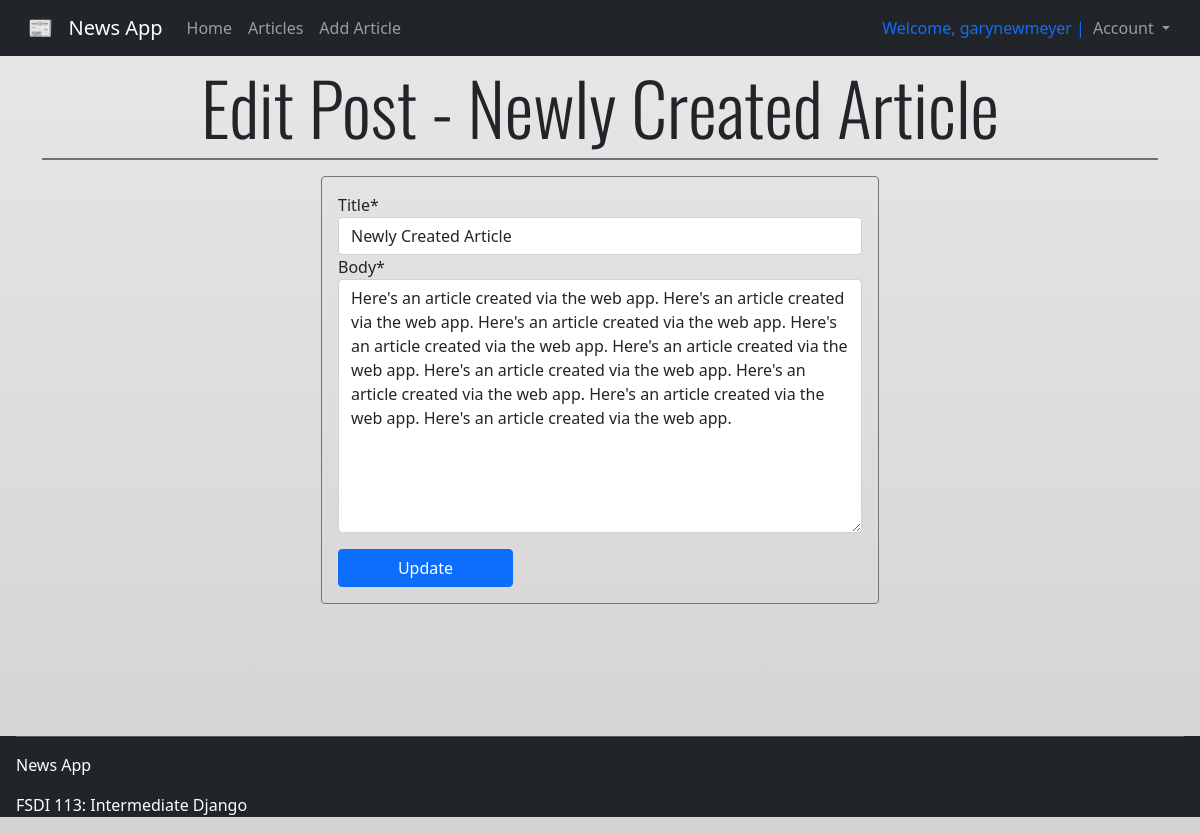
The app's page /articles/5/edit (signed in) with its own data.
### accounts/models.py (models this page shows)
class CustomUser(AbstractUser):
    age = models.PositiveIntegerField(null=True, blank=True)

### articles/models.py (models this page shows, shortened)
class Article(models.Model):
    title = models.CharField(max_length=255)
    body = models.TextField()
    author = models.ForeignKey(get_user_model(), on_delete=models.CASCADE)
    likes = models.IntegerField(default=0)
    dislikes = models.IntegerField(default=0)
    flagged = models.BooleanField(default=False)
    created_at = models.DateTimeField(auto_now_add=True)

### articles/views.py (the view)
# urls.py: path('<int:pk>/edit', ArticleUpdateView.as_view(), name='edit_article'),
class ArticleUpdateView(LoginRequiredMixin, UserPassesTestMixin, UpdateView):
    model = Article
    template_name = 'articles/edit_article.html'
    fields = ('title', 'body')
    def test_func(self):
        obj = self.get_object()
        return obj.author == self.request.user

### templates/articles/edit_article.html (shortened to what this page needs)
{% extends "base.html" %}
{% load crispy_forms_tags %}
{% block content %}
<div class="container pt-3">
    <h1 class="display-2 mt-5 text-center g-font">Edit Post - {{article.title}}</h1>
    <div class="divider bg-secondary border border-secondary"></div>
    <div class="mt-3 p-3 border border-secondary rounded w-50 mx-auto">
        <form action="" method="post">
            {{form|crispy}}
            <input class="btn btn-primary btn-wide mt-3" type="submit" value="Update">
        </form>
    </div>
</div>
{% endblock content %}

### templates/base.html (shortened to what this page needs)
<!DOCTYPE html>
<html lang="en">
<head>
    {% load static %}
    <link rel="stylesheet" href="{% static '/css/styles.css' %}">
    <link href="https://cdn.jsdelivr.net/npm/bootstrap@5.0.0-beta3/dist/css/bootstrap.min.css" rel="stylesheet">
    <link rel="stylesheet" href="https://pro.fontawesome.com/releases/v5.10.0/css/all.css"/>
</head>
<body>
    <nav class="navbar navbar-expand-lg navbar-dark bg-dark fixed-top mb-5">
        <div class="container-fluid">
            <a class="navbar-brand mx-3" href="{% url 'home' %}">📰 &nbsp News App</a>
            <div class="collapse navbar-collapse" id="navbarNav">
                <ul class="navbar-nav">
                    <li class="nav-item">
                        <a class="nav-link" href="{% url 'home' %}">Home</a>
                    </li>
                    <li class="nav-item">
                        <a class="nav-link" href="{% url 'all_articles' %}">Articles</a>
                    </li>
                    <li class="nav-item">
                        <a class="nav-link" href="{% url 'new_article' %}">Add Article</a>
                    </li>
                </ul>
                {% if user.is_authenticated %}
                <ul class="navbar-nav nav-log">
                    <li class="navbar-text text-primary">
                        Welcome, {{user.username}} |
                    </li>
                    <li class="nav-item dropdown">
                        <a class="nav-link dropdown-toggle" href="#" id="navbarDropdown" role="button" data-bs-toggle="dropdown" aria-expanded="false">
                            Account
                        </a>
                    </li>
                </ul>
                {% else %}
                    <span class="navbar-text text-white nav-log">
                        You are not logged in | <a class="text-primary" href="{% url 'login' %}">Login</a>
                        &nbsp| <a class="text-warning" href="{% url 'signup' %}">Register</a>
                        &nbsp| <a class="text-danger" href="{% url 'password_reset' %}">Reset Password</a>
                    </span>
                {% endif %}
            </div>
    </div>
    </nav>
    <main>
        {% block content %}
        {% endblock content %}
    </main>
    <footer class="px-3 text-white bg-dark">
        <hr>
        <p>News App</p>
        <p>FSDI 113: Intermediate Django</p>
    </footer>
</body>
</html>

### pages/static/css/styles.css (style rules this page uses)
body { background-image: linear-gradient(#E8E8E8, #d4d1d1); }
.container { min-height: 90vh; }
.nav-log { margin-left: auto; margin-right: 10px; }
.g-font { font-family: 'Oswald', sans-serif; }
.login-error-btns button, .btn-wide { width: 200px; }
.btn-wide { width: 175px; margin-right: 10px; }
footer { min-height: 10vh; }

### records on screen
CustomUser: username "garynewmeyer"
Article: title "Newly Created Article", body "Here's an article created via the web app. Here's an article created via the web app. Here's an article created via the web app. Here's an article created via the web app. Here's an article created via the web app. Here's an article created via the web app. Here's an article created via the web app. Here's an article created via the web app. Here's an article created via the web app."
